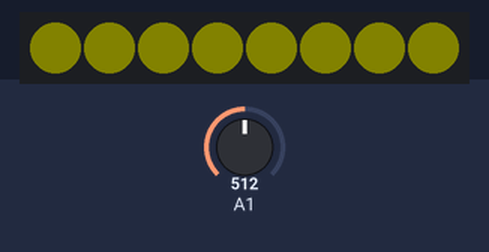
The sketch below on a simulated ATtiny85, built with avr-gcc and run on an emulated ATtiny85. On the bench: 8 RGB LEDs in strip order, left to right. The inputs (shaded band) are chosen by the test bench; at power-on: A1 = 512. Dim RGB values are drawn brighter than linear.

Above: at 3.4 s.
At 5.68 s:
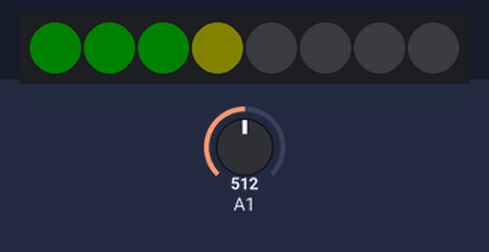
6.2 s: A1 set to 670
At 6.91 s:
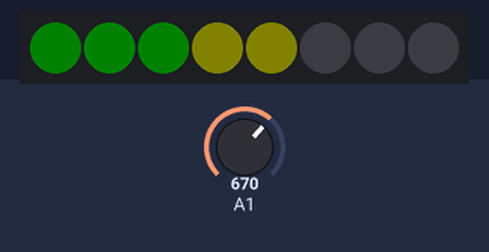
9.2 s: A1 set to 689
At 10.2 s:
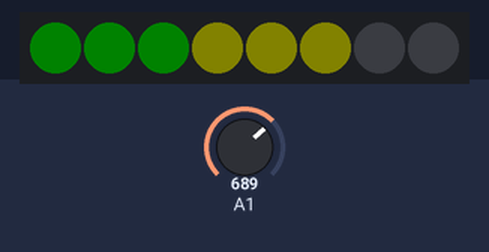
12.2 s: A1 set to 783
15.2 s: A1 set to 802
At 15.39 s:
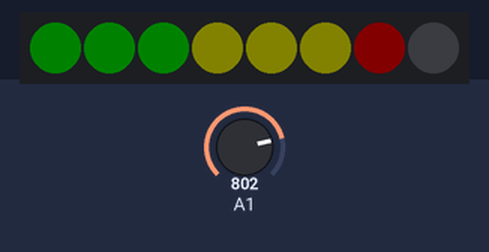
18.2 s: A1 set to 306
At 18.47 s:
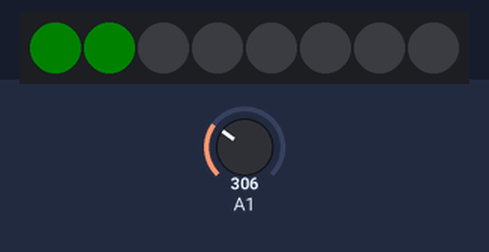
21.2 s: A1 set to 1023
Timing chart, 0 to 24.2 s (numbered marks = the images above; inputs shaded):
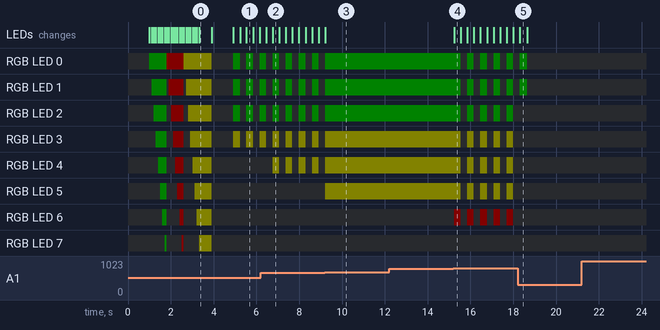

The sketch:

Neopixel_WS2812_strip_potentiometer.ino
```cpp
// Lighting control of a small Neopixel strip (8 LEDs) with an ATtiny85 microcontroller and a 10k potentiometer
// Written by PLÉYADES IT

#include <Adafruit_NeoPixel.h>

#define PIN 4             // Select digital pin to control de Neopixel module
#define NUMPIXELS 8       // Number of pixels in the strip
#define BRIGHTNESS 12     // Set brightness (from 0 to 255)
Adafruit_NeoPixel pixels(NUMPIXELS, PIN, NEO_GRB + NEO_KHZ800);

int PotValue = 0;
int NumeroPixels = 0;
int RedLED[] = {0, 0, 0, 128, 128, 128, 128, 128};
int GreenLED[] = {128, 128, 128, 128, 128, 128, 0, 0};

void setup()
{
  pixels.begin();
  pixels.setBrightness(BRIGHTNESS);
  pinMode(A1, INPUT);
  // INICIO TEST
  delay(1000);
  for(int i=0; i<8; i++)
  {
    pixels.setPixelColor(i, pixels.Color(0, 128, 0));   // Green
    pixels.show();
    delay(100);
  }
  pixels.clear();
  for(int i=0; i<8; i++)
  {
    pixels.setPixelColor(i, pixels.Color(128, 0, 0));   // Red
    pixels.show();
    delay(100);
  }
  pixels.clear();
  for(int i=0; i<8; i++)
  {
    pixels.setPixelColor(i, pixels.Color(128, 128, 0)); // Yellow (red and green light mix)
    pixels.show();
    delay(100);
  }
  delay(500);
  pixels.clear();
  pixels.show();
  delay(1000);
  // FIN TEST
}

void loop()
{
    PotValue = analogRead(A1);
    NumeroPixels = map(PotValue, 0, 1023, 0, 9);
    if (PotValue <= 50)
    {
      pixels.clear();
      pixels.show();
    }
    if (PotValue > 50)
    {
      for(int i=0; i<NumeroPixels; i++)
      {
        pixels.setPixelColor(i, pixels.Color(RedLED[i], GreenLED[i], 0));  // Set colors (R, G, B)
        pixels.show();                                                     // Light the stritp
      }
    }
    delay(10);
    pixels.clear();
    pixels.show();
}
```

Measured:
- the behaviour switches between 795 and 796 on A1 (found by bisection; images 3 and 4)
- after the input at 6.2 s, the LEDs: first differ from a run without the input after 0.56 s (image 2)
- after the input at 9.2 s, the LEDs: change at once (image 3)
- after the input at 12.2 s, every drawn part: stays the same
- after the input at 15.2 s, RGB LED 0–2: alternates RGB(0, 6, 0) for 0.31 s and off for 0.30 s, starting after 0.35 s; RGB LED 3–5: alternates RGB(6, 6, 0) for 0.31 s and off for 0.30 s, starting after 0.35 s; RGB LED 6: alternates RGB(6, 0, 0) for 0.31 s and off for 0.30 s, starting at once; the LEDs: change at once (image 4)
- after the input at 18.2 s, the LEDs: change after 0.11 s (image 5)
- after the input at 21.2 s, every drawn part: stays the same
- what the display in image 0 shows lasts 0.6 s, from 3.3 s to 3.9 s
